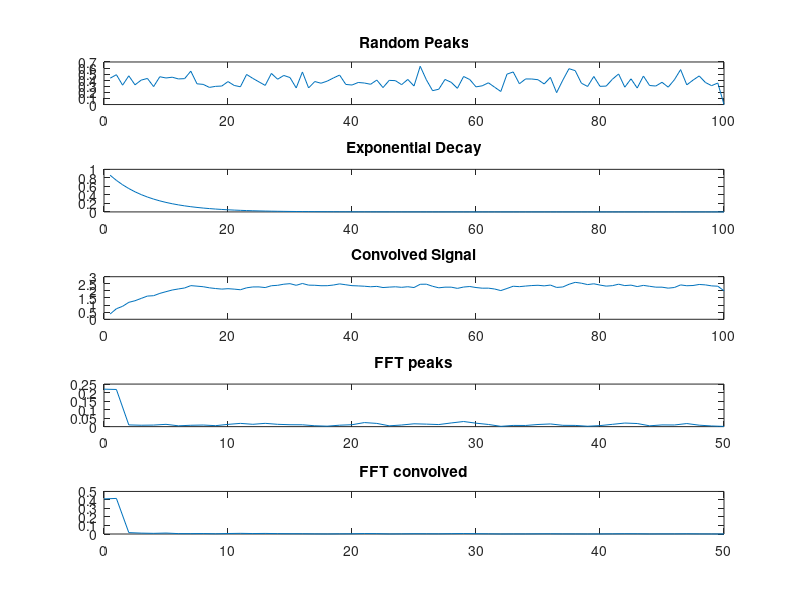

Write MATLAB code to recreate this figure.
function PlotRandomPeaksDecay()
% Parameters
numPeaks = 50;
numPoints = 100;
decayRate = 0.15;

Peaks = zeros(30, numPoints);
convolvedSignals = zeros(30, numPoints);
for j =1:30
    % Generate random peak positions and heights
    peakPositions = sort(randi([1, numPoints-1], 1, numPeaks));
    peakHeights = rand(1, numPeaks) * 0.5 + 0.5;

    % Generate random peaks
    peaks = zeros(1, numPoints);
    for i = 1:numPeaks
        peaks = peaks + peakHeights(i) * exp(-(1/(2*(0.1^2)))*(linspace(1, numPoints, numPoints)-peakPositions(i)).^2);
    end
    Peaks(j, :) = peaks;
    % Generate exponential decay
    exponentialDecay = exp(-decayRate * (1:numPoints));

    % Convolve peaks with exponential decay
    convolvedSignal = conv(peaks, exponentialDecay);
    convolvedSignals(j, :) = convolvedSignal(1:numPoints);
end
MeanPeaks = mean(Peaks, 1);
MeanConv = mean(convolvedSignals, 1);
[PeaksP1, PeakFreqs] = getP1(MeanPeaks', numPoints);
[ConvP1, ConvFreqs] = getP1(MeanConv', numPoints);

% Plot the results
figure(2);
subplot(5, 1, 1);
plot(MeanPeaks);
title('Random Peaks');

subplot(5, 1, 2);
plot(exponentialDecay);
title('Exponential Decay');

subplot(5, 1, 3);
plot(MeanConv);
title('Convolved Signal');
xlim([0, 100])


subplot(5, 1, 4);
plot(PeakFreqs, PeaksP1)
title('FFT peaks')

subplot(5, 1, 5);
plot(ConvFreqs, ConvP1);
title('FFT convolved')
    
    
    function [P1, frequencies] = getP1(Signal, Fs)
        WindowedSignal = Signal .* hann(length(Signal));
        fftImage = fft(WindowedSignal);
        N = length(WindowedSignal(:, 1));
        P2 = abs(fftImage/N);
        P1 = P2(1:N/2+1, :);
        P1(2:end-1, :) = 2*P1(2:end-1, :);
        TotalP = sum(P1);
        P1 = P1./TotalP;
        frequencies = linspace(0, Fs/2, N/2+1);
    end


end